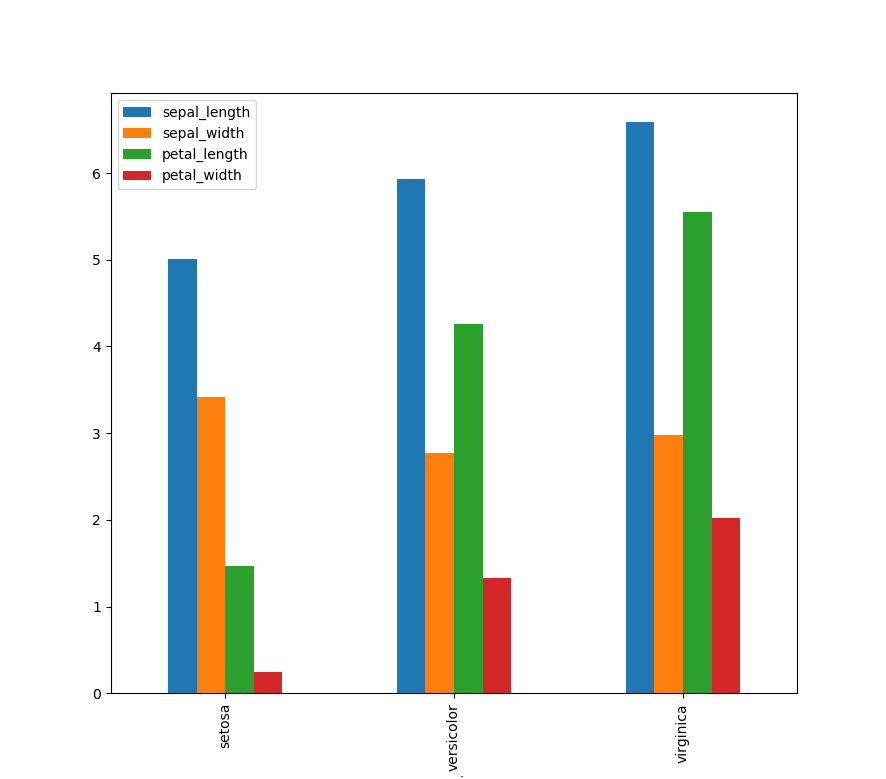

Source code (Python):
#!/usr/bin/python3
#Written by Costa Paraskevopoulos in August 2018
#Plot a bar chart of average length and width of sepals and petals

import pandas as pd
import matplotlib.pyplot as plt

def main():
	#read csv file into pandas dataframe
	df = pd.read_csv('iris.csv')

	#group the data based on the species & calculate the means
	means = df.groupby(by = 'species').mean()

	#plot a bar chart of the average lengths and widths
	means.plot.bar()
	plt.show()

if __name__ == '__main__':
	main()
